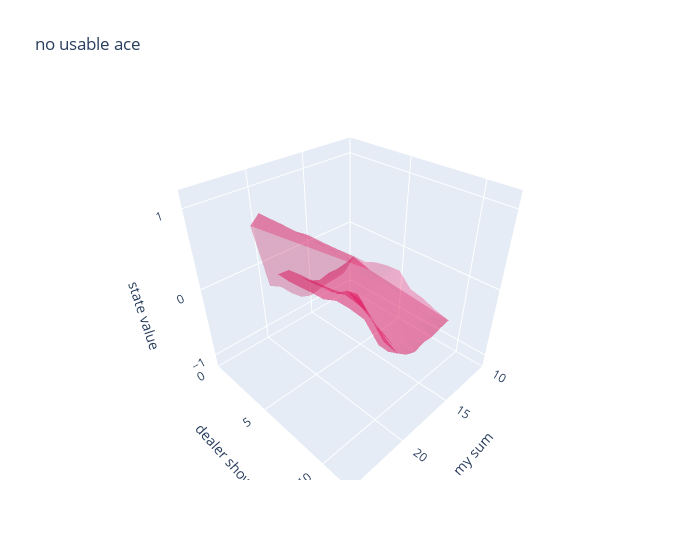

The notebook cell saved with this chart:
### Code cell
fig = go.Figure(
    data=[
        go.Mesh3d(
            x=[v[0][0] for v in V if v[0][2] % 2 == 0],
            y=[v[0][1] for v in V if v[0][2] % 2 == 0],
            z=[v[1] for v in V if v[0][2] % 2 == 0],
            opacity=0.5,
            color="rgba(244,22,100,0.6)",
        )
    ]
)

fig.update_layout(
    title="no usable ace",
    scene=dict(
        xaxis=dict(
            nticks=4,
            title="my sum",
            range=[10, 25],
        ),
        yaxis=dict(
            title="dealer show",
            nticks=4,
            range=[0, 12],
        ),
        zaxis=dict(
            title="state value",
            nticks=4,
            range=[-1.2, 1.2],
        ),
    ),
    width=700,
)

fig.show()

### Figure 1 — Plotly figure (JSON) as saved in the notebook; plotly's stock layout.template omitted (floating-point values rounded to 4 significant figures)
{"data": [{"color": "rgba(244,22,100,0.6)", "opacity": 0.5, "type": "mesh3d", "x": [12, 12, 12, 12, 12, 12, 12, 12, 12, 12, 13, 13, 13, 13, 13, 13, 13, 13, 13, 13, 14, 14, 14, 14, 14, 14, 14, 14, 14, 14, 15, 15, 15, 15, 15, 15, 15, 15, 15, 15, 16, 16, 16, 16, 16, 16, 16, 16, 16, 16, 17, 17, 17, 17, 17, 17, 17, 17, 17, 17, 18, 18, 18, 18, 18, 18, 18, 18, 18, 18, 19, 19, 19, 19, 19, 19, 19, 19, 19, 19, 20, 20, 20, 20, 20, 20, 20, 20, 20, 20, 21, 21, 21, 21, 21, 21, 21, 21, 21, 21], "y": [1, 2, 3, 4, 5, 6, 7, 8, 9, 10, 1, 2, 3, 4, 5, 6, 7, 8, 9, 10, 1, 2, 3, 4, 5, 6, 7, 8, 9, 10, 1, 2, 3, 4, 5, 6, 7, 8, 9, 10, 1, 2, 3, 4, 5, 6, 7, 8, 9, 10, 1, 2, 3, 4, 5, 6, 7, 8, 9, 10, 1, 2, 3, 4, 5, 6, 7, 8, 9, 10, 1, 2, 3, 4, 5, 6, 7, 8, 9, 10, 1, 2, 3, 4, 5, 6, 7, 8, 9, 10, 1, 2, 3, 4, 5, 6, 7, 8, 9, 10], "z": [-0.6361, -0.2689, -0.2715, -0.1935, -0.1545, -0.1393, -0.3278, -0.368, -0.4408, -0.4879, -0.6526, -0.3083, -0.2743, -0.2495, -0.223, -0.1654, -0.3787, -0.408, -0.4504, -0.5113, -0.6585, -0.3304, -0.289, -0.2771, -0.2471, -0.2089, -0.3713, -0.4258, -0.4642, -0.5527, -0.6812, -0.3226, -0.328, -0.2797, -0.2699, -0.2447, -0.3994, -0.4455, -0.4999, -0.5368, -0.7119, -0.3594, -0.3312, -0.3242, -0.2895, -0.2611, -0.4437, -0.4836, -0.539, -0.5834, -0.6531, -0.2907, -0.2433, -0.2632, -0.1886, -0.1736, -0.2455, -0.4281, -0.489, -0.5179, -0.5103, -0.1597, -0.1401, -0.08566, -0.0923, -0.02436, 0.08629, -0.1446, -0.3541, -0.3933, -0.3309, 0.01439, 0.04637, 0.02019, 0.03198, 0.07418, 0.2106, 0.194, -0.02489, -0.2631, -0.2372, 0.02675, 0.02321, 0.04148, 0.06557, 0.07728, 0.1617, 0.1649, 0.1414, -0.06876, 0.6491, 0.8728, 0.8765, 0.8841, 0.8819, 0.9183, 0.9189, 0.9278, 0.9406, 0.8883]}], "layout": {"scene": {"xaxis": {"nticks": 4, "range": [10, 25], "title": {"text": "my sum"}}, "yaxis": {"nticks": 4, "range": [0, 12], "title": {"text": "dealer show"}}, "zaxis": {"nticks": 4, "range": [-1.2, 1.2], "title": {"text": "state value"}}}, "title": {"text": "no usable ace"}, "width": 700}}
